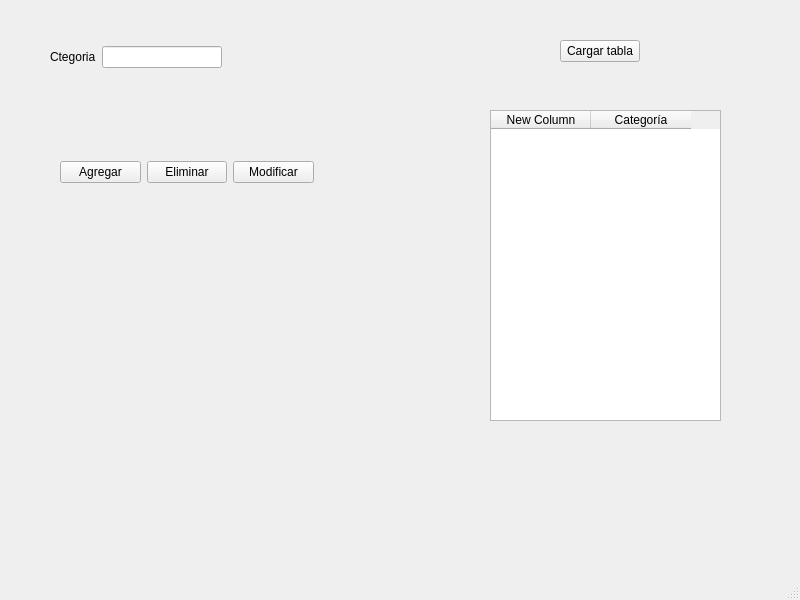
<?xml version="1.0" encoding="UTF-8"?>
<ui version="4.0">
 <class>MainWindow</class>
 <widget class="QMainWindow" name="MainWindow">
  <property name="geometry">
   <rect>
    <x>0</x>
    <y>0</y>
    <width>800</width>
    <height>600</height>
   </rect>
  </property>
  <property name="windowTitle">
   <string>MainWindow</string>
  </property>
  <widget class="QWidget" name="centralwidget">
   <widget class="QTableWidget" name="tableWidgetCategory">
    <property name="geometry">
     <rect>
      <x>490</x>
      <y>110</y>
      <width>231</width>
      <height>311</height>
     </rect>
    </property>
    <column>
     <property name="text">
      <string>New Column</string>
     </property>
    </column>
    <column>
     <property name="text">
      <string>Categoría</string>
     </property>
    </column>
   </widget>
   <widget class="QPushButton" name="pushButtonLoadData">
    <property name="geometry">
     <rect>
      <x>560</x>
      <y>40</y>
      <width>80</width>
      <height>22</height>
     </rect>
    </property>
    <property name="text">
     <string>Cargar tabla</string>
    </property>
   </widget>
   <widget class="QWidget" name="">
    <property name="geometry">
     <rect>
      <x>50</x>
      <y>30</y>
      <width>172</width>
      <height>54</height>
     </rect>
    </property>
    <layout class="QGridLayout" name="gridLayout">
     <item row="0" column="0">
      <layout class="QVBoxLayout" name="verticalLayout">
       <item>
        <widget class="QLabel" name="label">
         <property name="text">
          <string>Ctegoria</string>
         </property>
        </widget>
       </item>
      </layout>
     </item>
     <item row="0" column="1">
      <layout class="QVBoxLayout" name="verticalLayout_2">
       <item>
        <widget class="QLineEdit" name="lineEditCategoryName"/>
       </item>
      </layout>
     </item>
    </layout>
   </widget>
   <widget class="QWidget" name="">
    <property name="geometry">
     <rect>
      <x>60</x>
      <y>160</y>
      <width>254</width>
      <height>24</height>
     </rect>
    </property>
    <layout class="QHBoxLayout" name="horizontalLayout">
     <item>
      <widget class="QPushButton" name="pushButtonAddCategory">
       <property name="text">
        <string>Agregar</string>
       </property>
      </widget>
     </item>
     <item>
      <widget class="QPushButton" name="pushButtonDeleteCategory">
       <property name="text">
        <string>Eliminar</string>
       </property>
      </widget>
     </item>
     <item>
      <widget class="QPushButton" name="pushButtonUpdateCategory">
       <property name="text">
        <string>Modificar</string>
       </property>
      </widget>
     </item>
    </layout>
   </widget>
  </widget>
  <widget class="QMenuBar" name="menubar">
   <property name="geometry">
    <rect>
     <x>0</x>
     <y>0</y>
     <width>800</width>
     <height>19</height>
    </rect>
   </property>
  </widget>
  <widget class="QStatusBar" name="statusbar"/>
 </widget>
 <resources/>
 <connections/>
</ui>
